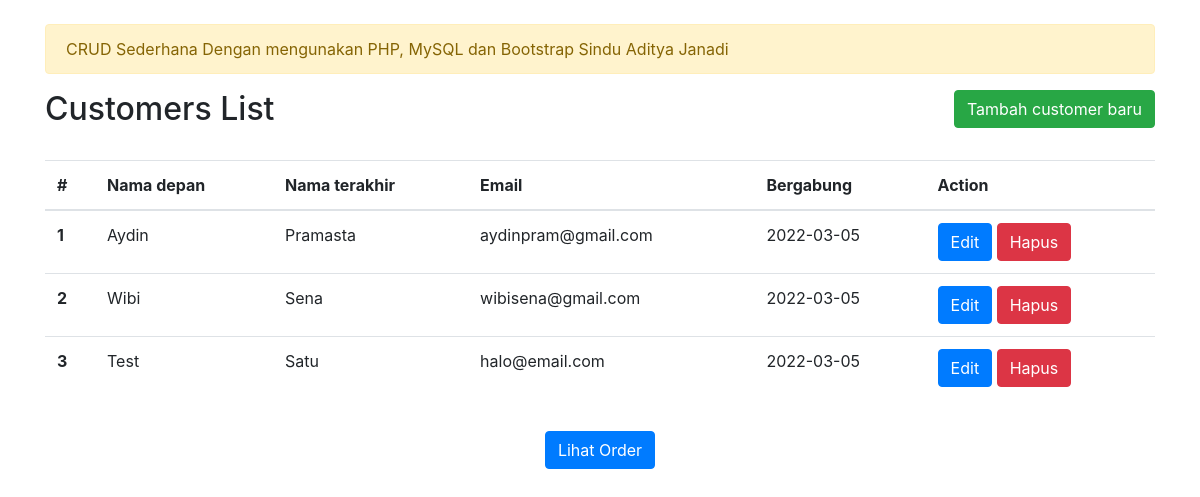
The page / on the database its author committed.
### tables this page shows
CREATE TABLE `customers` (
  `customer_id` int(11) NOT NULL,
  `firstname` varchar(255) NOT NULL,
  `lastname` varchar(255) NOT NULL,
  `email` varchar(255) NOT NULL,
  `created` datetime NOT NULL
);

### index.php (the view, shortened to what this page needs)
<?php
include 'database_conn.php';
$query = "select * from customers limit 200";
$result = mysqli_query($db_connect, $query); ?>
<!DOCTYPE html>
<html lang="en">
<head>
    <link rel="stylesheet" href="https://stackpath.bootstrapcdn.com/bootstrap/4.5.2/css/bootstrap.min.css" >
</head>
<body>
<div class="container mt-4">
    <div class="row">
        <div class="col-md-12">
            <div class="alert alert-warning alert-dismissible fade show" role="alert">
                <?php include 'message.php';  ?>
                <button type="button" class="close" data-dismiss="alert" aria-label="Close">
                </button>
            </div>
        </div>
        <div class="col-md-12">
            <div class="float-left mb-4">
                <h2>Customers List</h2>
            </div>
            <div class="float-right">
                <a href="add.php" class="btn btn-success">Tambah customer baru</a>
            </div>
            <table class="table">
                <thead>
                    <tr>
                        <th scope="col">#</th>
                        <th scope="col">Nama depan</th>
                        <th scope="col">Nama terakhir</th>
                        <th scope="col">Email</th>
                        <th scope="col">Bergabung</th>
                        <th scope="col">Action</th>
                    </tr>
                </thead>
                <tbody>
                <?php $number = 1; ?>
                <?php if ($result->num_rows > 0): ?>
                <?php while($customer_data = mysqli_fetch_assoc($result)): ?>
                    <tr>
                        <th scope="row"><?php echo $number;?></th>
                        <td><?php echo $customer_data['firstname'];?></td>
                        <td><?php echo $customer_data['lastname'];?></td>
                        <td><?php echo $customer_data['email'];?></td>
                        <td><?php $new_date = new DateTime($customer_data['created']); echo $new_date->format('Y-m-d');?></td>
                        <td>
                            <a href="edit.php?customer_id=<?php echo $customer_data['customer_id'];?>" class="btn btn-primary">Edit</a>
                            <a href="delete.php?customer_id=<?php echo $customer_data['customer_id'];?>" class="btn btn-danger">Hapus</a>
                        </td>
                    </tr>
                    <?php $number++; ?>
                <?php endwhile; ?>
                <?php else: ?>
                <tr>
                    <td colspan="3" rowspan="1" headers="">Tidak ada data ditemukan!</td>
                </tr>
                <?php endif; ?>
              </tbody>
            </table>
        </div>
        <div class="col-md-12">
            <div class="d-flex justify-content-center">
                <a href="order.index.php" class="btn btn-primary my-3">Lihat Order</a>
            </div>
        </div>
    </div>
</div>
</body>
</html>

### message.php
<?php
$messages = array (
  1 => "Data berhasil ditambahkan",
  2 => "Data berhasil diupdate",
  3 => "Data berhasil didelete",
  4 => "MySQL Database Error, silahkan check query yang dimasukan",
);
$messages_id = isset($_GET['message']) ? (int)$_GET['message'] : 0;
if ($messages_id != 0 && in_array($messages_id, [1,2,3,4])) {
  echo $messages[$messages_id];
} else {
  echo 'CRUD Sederhana Dengan mengunakan PHP, MySQL dan Bootstrap Sindu Aditya Janadi';
}

### rows shown on the page
customers: firstname "Aydin", lastname "Pramasta", email "aydinpram@gmail.com", created "2022-03-05"
customers: firstname "Wibi", lastname "Sena", email "wibisena@gmail.com", created "2022-03-05"
customers: firstname "Test", lastname "Satu", email "halo@email.com", created "2022-03-05"
